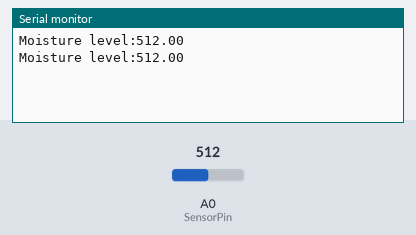
This sketch was run on a simulated ESP8266 (NodeMCU). On the bench: the last lines printed to the serial monitor. The test bench sets the inputs (shaded band); at power-on: A0 (SensorPin) = 512.

Above: at 1.8 s.
1.9 s: A0 (SensorPin) set to 24
At 2.5 s:
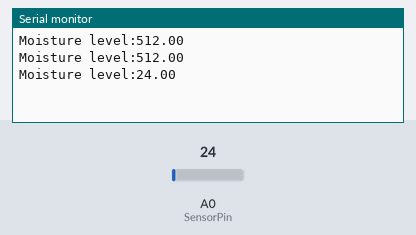
3.4 s: A0 (SensorPin) set to 20
At 4.8 s:
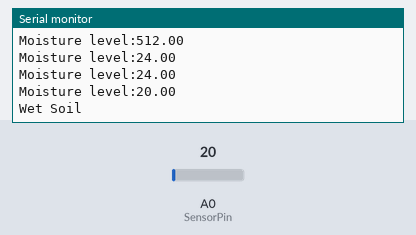
Timing chart, 0 to 6.4 s (numbered marks = the images above; inputs shaded):
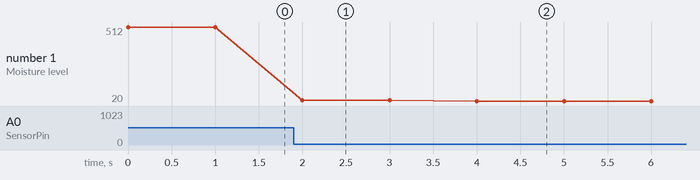

Measured:
- the behaviour switches between 22 and 21 on A0 (SensorPin) (found by bisection; images 1 and 2)
- after the input at 1.9 s, the serial monitor: prints a new line after 0.10 s (image 1)
- after the input at 3.4 s, the serial monitor: prints a new line after 0.60 s (image 2)
- plotted number 1: 512 → 24 after the input at 1.9 s, 24 → 20 after the input at 3.4 s

The sketch:

capacitiveSoilMoistureSensor.ino
```cpp
#define SensorPin A0  // used for Arduino and ESP8266
//#define SensorPin 4  // used for ESP32
//On 3.3V operating voltage : value 2 - 8 (Dry soil)
//On 3.3V operating voltage : value 14 - 21 (Wet)

void setup() {
  Serial.begin(9600);
}

void loop() {
  float MoistureValue = analogRead(SensorPin);
  Serial.print("Moisture level:");
  Serial.println(MoistureValue);

  if(MoistureValue <= 2 && MoistureValue <= 8){Serial.println("Dry Soil");}
  if(MoistureValue > 8 && MoistureValue < 14){Serial.println("Medium moisture soil");}
  if(MoistureValue >= 14 && MoistureValue <= 21){Serial.println("Wet Soil");}

  delay(1000);
}
```
